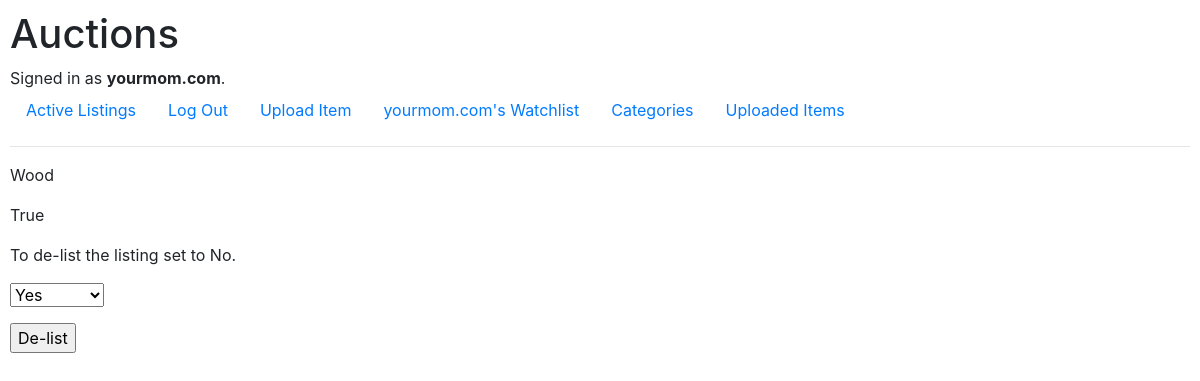
Page /updateFalse/10/ (signed in) on the earlier database version.
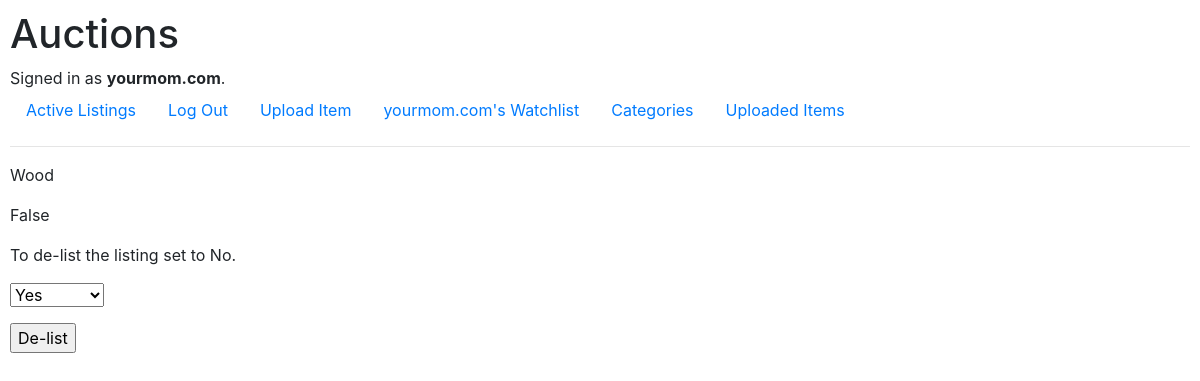
Same page on the later database version.
### auctions/models.py (models this page shows)
class User(AbstractUser):
    pass

class AuctionListing(models.Model):
    CATEGORY = (
        ("Accessories", "Accessories"),
        ("Books", "Books"),
        ("Electronics", "Electronics"),
        ("Food", "Food"),
        ("Garden", "Garden"),
        ("Home", "Home"),
        ("Music", "Music"),
        ("Office", "Office"),
        ("Safety", "Safety"),
        ("Video Games", "Video Games"),
    )
    user = models.ForeignKey(User, on_delete=models.CASCADE, null=True)
    title = models.CharField(max_length=200)
    description = models.TextField(blank=True)
    price = models.DecimalField(max_digits=10, decimal_places=2, null=True)
    photo = models.URLField(blank=True, null=True)
    category = models.CharField(max_length=200, blank=True, choices=CATEGORY)
    active = models.BooleanField(null=True, default=True)
    date_posted = models.DateTimeField(auto_now_add=True, blank=True, null=True)
    def __str__(self):
        return f"{self.user} | {self.title}"

### auctions/views.py (the view)
# urls.py: path("updateFalse/<int:id>/", views.updateFalse, name="updateFalse"),
@login_required
def updateFalse(request, id):
    auctions = AuctionListing.objects.get(id=id)
    print(auctions)
    form_post = AuctionActiveUpdateForm()
    if request.method == 'POST':
        form_post = AuctionActiveUpdateForm(request.POST, instance=auctions)
        if form_post.is_valid():
            form_item = form_post.save(commit=False)
            form_item.save()
    context = {'form_post': form_post, 'auctions': auctions}
    return render(request, "auctions/update_false.html", context)

### auctions/forms.py
class AuctionActiveUpdateForm(ModelForm):
    class Meta:
        model = AuctionListing
        exclude = ['user', 'title', 'description', 'price', 'photo', 'category',]

### auctions/templates/auctions/update_false.html (shortened to what this page needs)
{% extends "auctions/layout.html" %}
{% block body %}
{% if auctions.active == False and auctions.user == request.user %}
    <p>Item {{ auctions.title }} has been de-listed.</p>
{% else %}
    <p>{{ auctions.title }}</p>
    <p>{{ auctions.active }}</p>
    <p>To de-list the listing set to No.</p>
    <form action="{% url 'updateFalse' auctions.id%}" method="post">
        {% for p in form_post %}
            <p>{{ p }}</p>
        {% endfor %}
        <input type="submit" value="De-list">
    </form>
{% endif %}
{% endblock %}

### auctions/templates/auctions/layout.html (shortened to what this page needs)
{% load static %}
<!DOCTYPE html>
<html lang="en">
    <head>
        <link rel="stylesheet" href="https://stackpath.bootstrapcdn.com/bootstrap/4.4.1/css/bootstrap.min.css">
        <link href="{% static 'auctions/styles.css' %}" rel="stylesheet">
    </head>
    <body>
        <h1>Auctions</h1>
        <div>
            {% if user.is_authenticated %}
                Signed in as <strong>{{ user.username }}</strong>.
            {% else %}
                Not signed in.
            {% endif %}
        </div>
        <ul class="nav">
            <li class="nav-item">
                <a class="nav-link" href="{% url 'index' %}">Active Listings</a>
            </li>
            {% if user.is_authenticated %}
                <li class="nav-item">
                    <a class="nav-link" href="{% url 'logout' %}">Log Out</a>
                </li>
                <li class="nav-item">
                    <a class="nav-link" href="{% url 'createListing' %}">Upload Item</a>
                </li>
                <li class="nav-item">
                    <a class="nav-link" href="{% url 'createWatchlist' %}">{{ user.username }}'s Watchlist</a>
                </li>
                <li class="nav-item">
                    <a class="nav-link" href="{% url 'categoryPage' %}">Categories</a>
                </li>
                <li class="nav-item">
                    <a class="nav-link" href="{% url 'userListingpage' %}">Uploaded Items</a>
                </li>
            {% endif %}
        </ul>
        <hr>
        {% block body %}
        {% endblock %}
    </body>
</html>

### auctions/static/auctions/styles.css (style rules this page uses)
body { padding: 10px; }

Differences in the rows shown:
changed AuctionListing "Wood": active "True" → "False"
